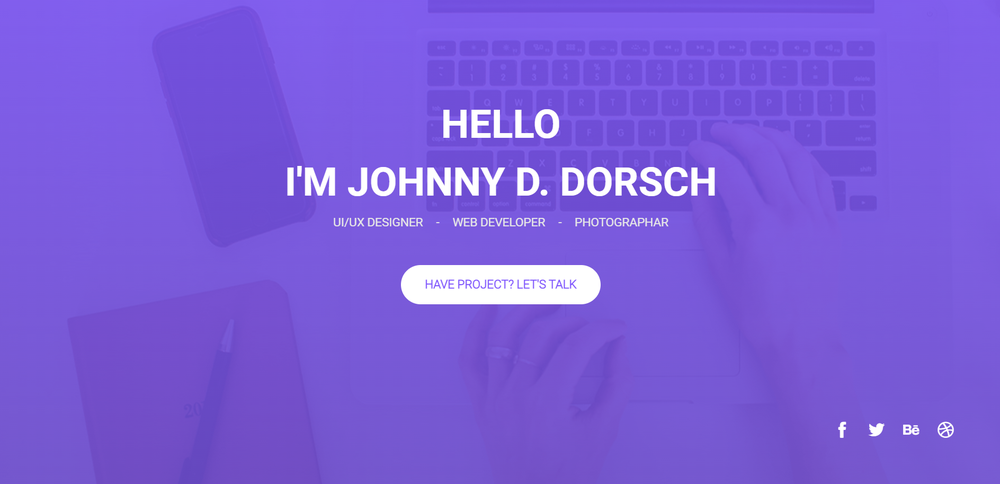
#> input picture demo.png, 1000 x 484 px, shrunk from 1888 x 913 before the run
$ python main.py
#> lines starting #> are read from the running program, lines starting #| are printed output that depends on the picture
from PIL import Image, ImageDraw, ImageFont

# Text settings
watermark_text = "  AdeolaCodes  "
font_size = 80  # Increase the font size for a larger watermark
font = ImageFont.truetype("arial.ttf", font_size)

# Source image
source_image = "demo.png"

# Load the image
original_image = Image.open(source_image)
#> original_image is the input picture: PIL image 1000x484 RGBA; mean R, G, B, A 124.1, 92, 218.4, 255

# Calculate the diagonal length of the image
diagonal_len = int((original_image.width ** 2 + original_image.height ** 2) ** 0.5)
#> diagonal_len = 1110

# Calculate the watermark size based on the diagonal length
text_width, text_height = font.getmask(watermark_text).size
num_repetitions = int(diagonal_len / text_width) + 1
#> num_repetitions = 2
long_text = watermark_text * num_repetitions
#> long_text = '  AdeolaCodes    AdeolaCodes  '

# Calculate the position for the watermark text
start_position = (0, original_image.height)
#> start_position = (0, 484)
end_position = (original_image.width, 0)
#> end_position = (1000, 0)
position = (
    (start_position[0] + end_position[0] - text_width) // 2,
    (start_position[1] + end_position[1] - text_height) // 2
)
#> position = (189, 211)

# Create a transparent watermark image
watermark = Image.new("RGBA", original_image.size, (0, 0, 0, 0))
#> watermark: PIL image 1000x484 RGBA; every value is 0
draw = ImageDraw.Draw(watermark)

## Draw the diagonal watermark
for i in range(num_repetitions):
    draw.text((i * text_width, -i * text_width), long_text, font=font, fill=(255, 0, 0, 128))  # Red color


# Rotate the watermark by 45 degrees
rotated_watermark = watermark.rotate(45, expand=1)
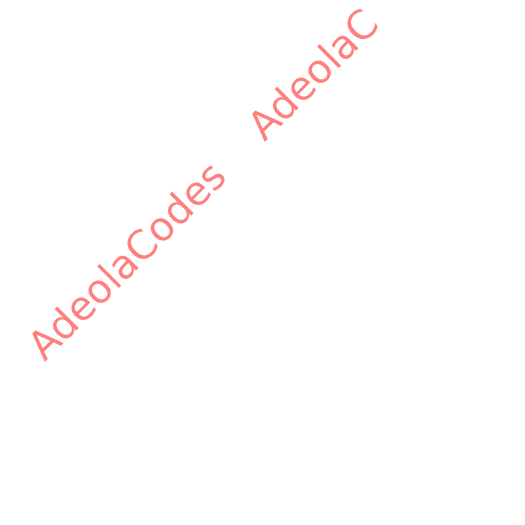
#> rotated_watermark: PIL image 1050x1050 RGBA (shown at 1/2 size); mean R, G, B, A 4, 0, 0, 1.7; transparent parts drawn white

# Overlay the rotated watermark on the original image
original_image.paste(rotated_watermark, (0, 0), rotated_watermark)
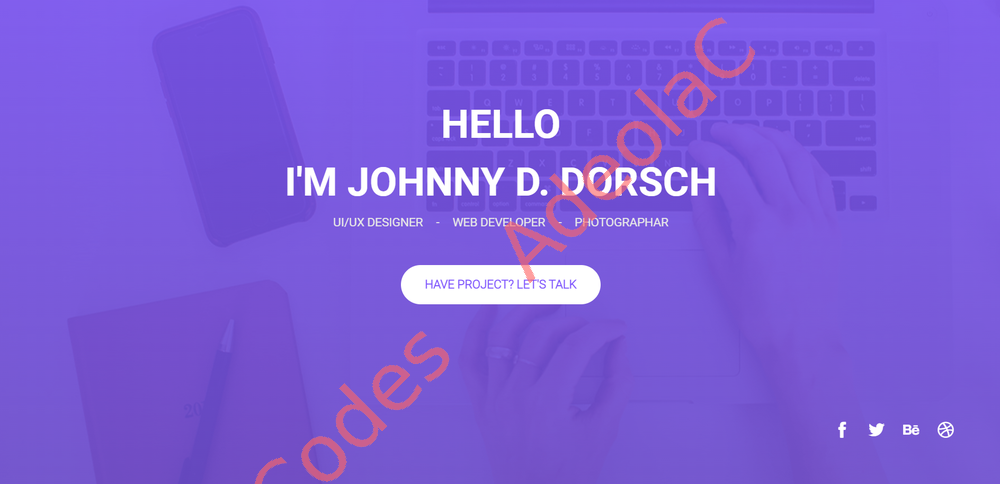
#> original_image: PIL image 1000x484 RGBA; mean R, G, B, A 125.4, 91.1, 216.2, 253.7; transparent parts drawn white

# Save the watermarked image
output_path = "watermarked_demoA.png"
original_image.save(output_path, format="png", quality=70)

# Show the watermarked image
original_image.show()
